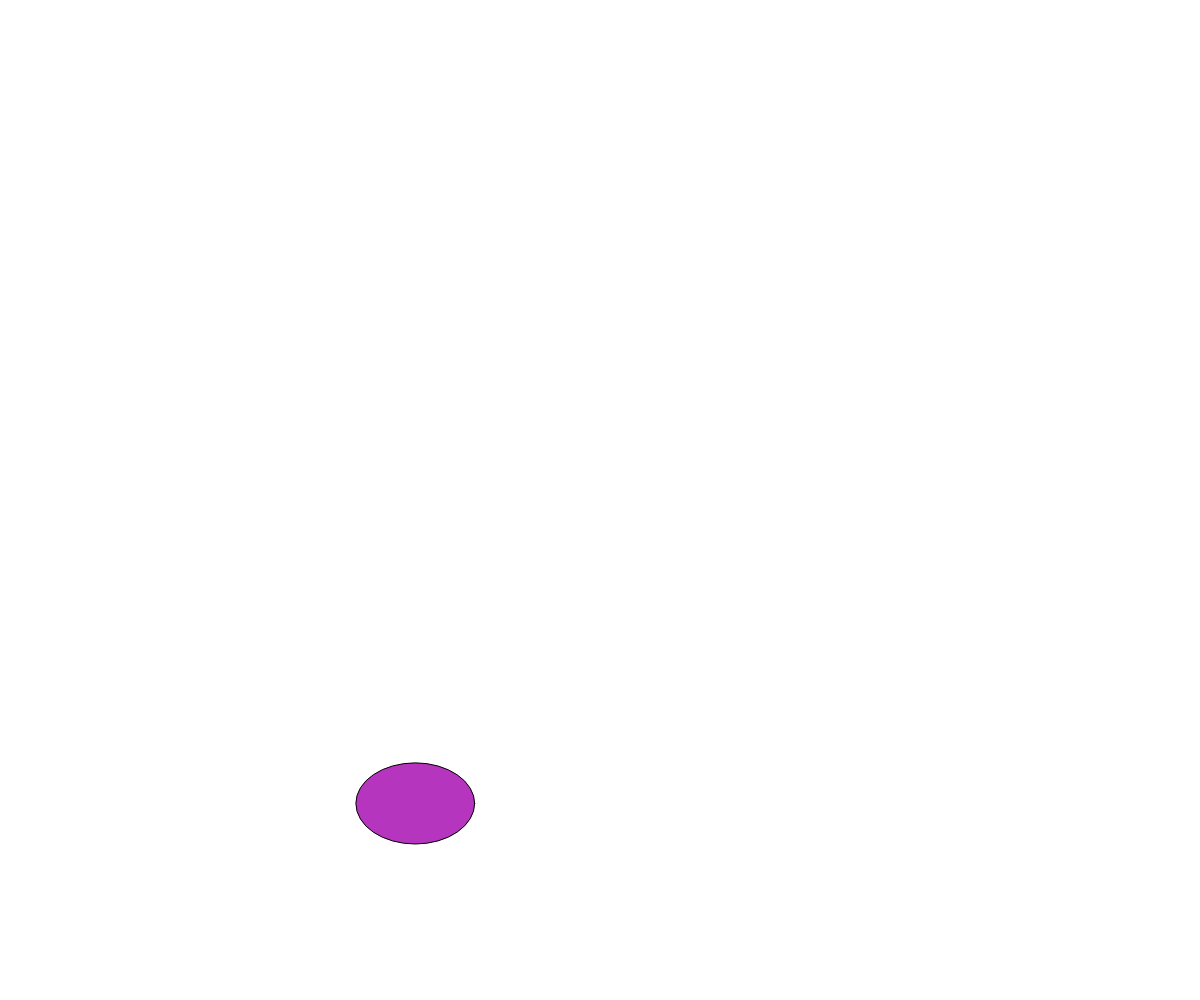
Frame 1 (no input)
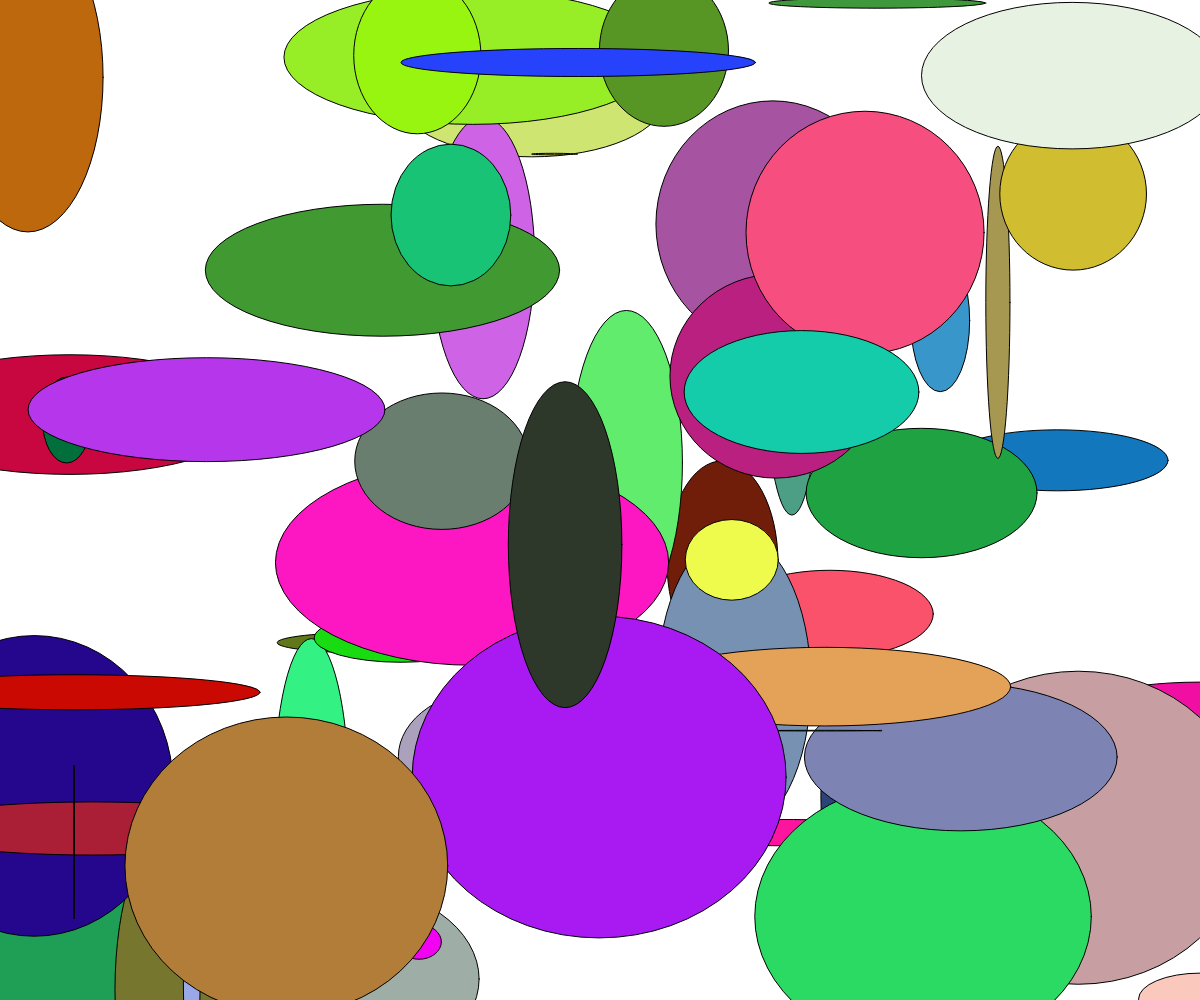
Frame 60 (no input)
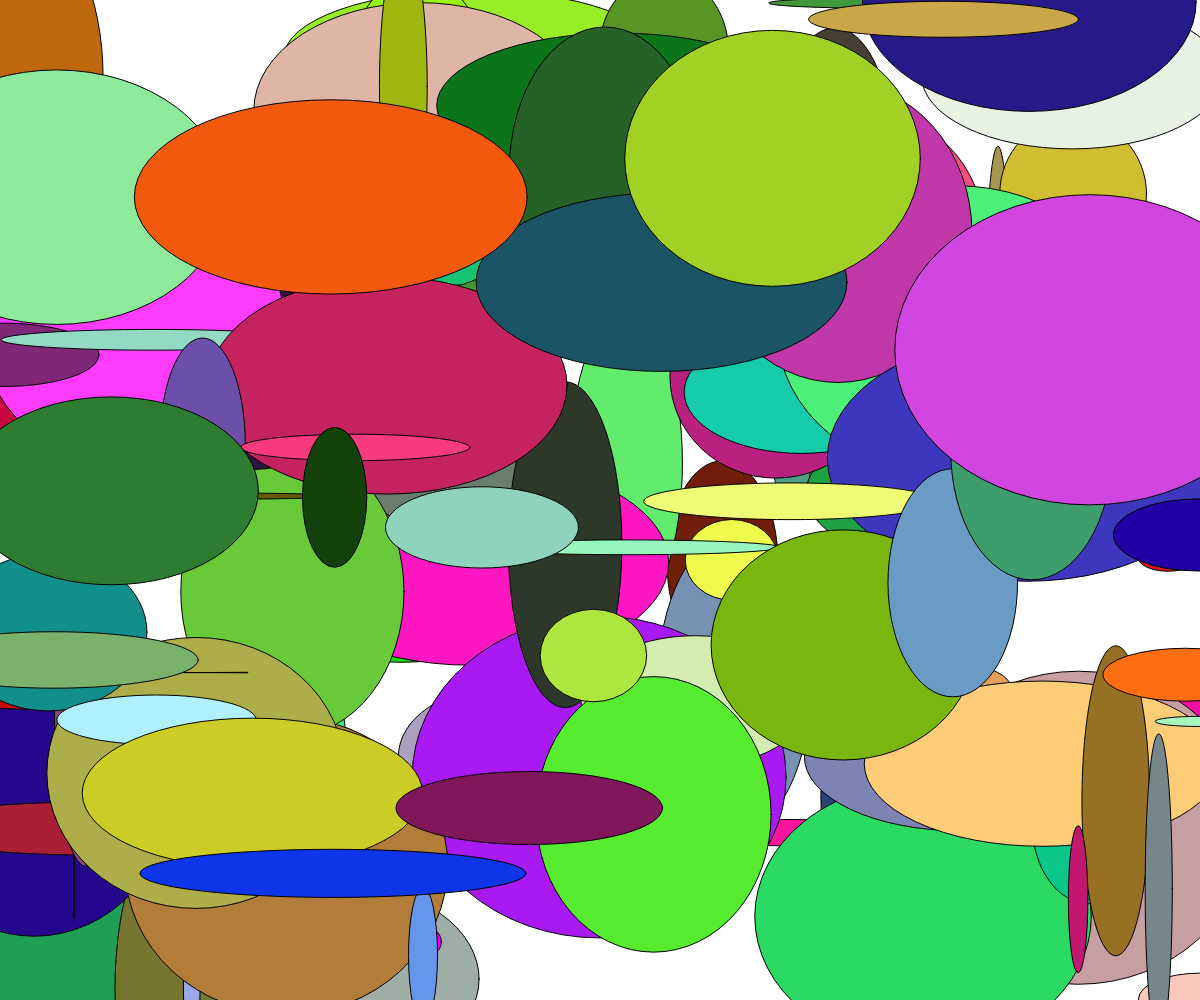
Frame 120 (the mouse pressed at the canvas centre since frame 60)

The p5.js sketch that drew these frames (run headless with seeded random() and noise() and a simulated clock; from frame 60 on, the mouse is pressed at the canvas centre):

// p5.js sketch
// ── sketch.js
let w = innerWidth;
let h = innerHeight;

function setup() {
  createCanvas(w, h);
}

function draw() {
  //background(2);
  
  fill(random(0,255),random(0,255),random(0,255));
  ellipse(random(0,w), random(0,h),random(0, w/3), random(0, h/3));
}
